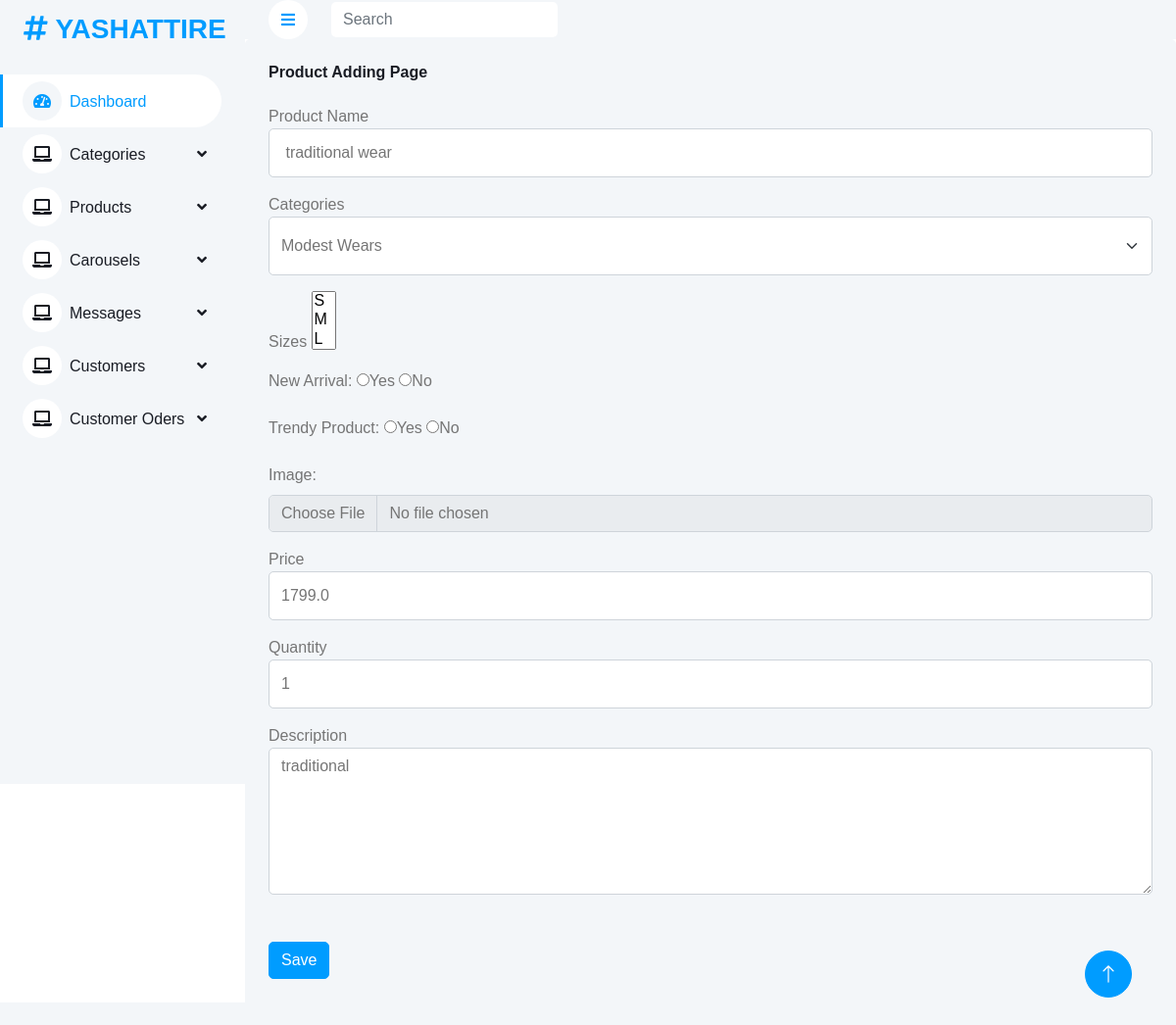
The app's page /MainApp/Edit_product/15/, older data.
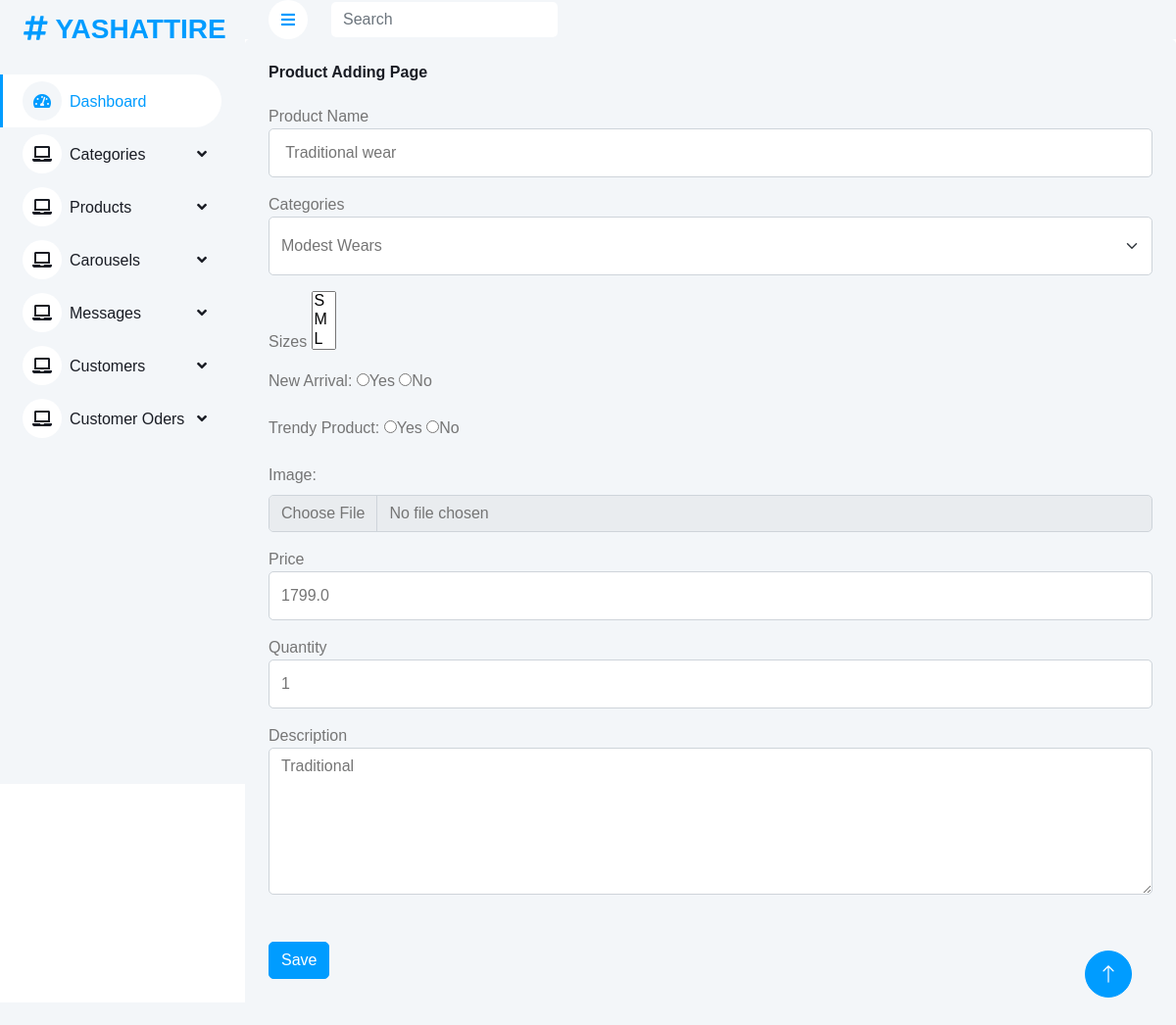
The same page, newer data.
### MainApp/models.py (models this page shows)
class Productdb(models.Model):
    Trending=models.BooleanField(default=False)
    New_Arival=models.BooleanField(default=False)
    P_name = models.CharField(max_length=25, null=True, blank=True)
    Category = models.CharField(max_length=15, null=True, blank=True)
    p_image = models.ImageField(upload_to="p_image")
    Price = models.FloatField(null=True, blank=True,max_length=10)
    Quantity = models.CharField(max_length=20, null=True, blank=True)
    Description = models.CharField(max_length=25, null=True, blank=True)

### MainApp/views.py (the view)
# urls.py: path('Edit_product/<int:dataid>/',views.Edit_product,name="Edit_product"),
def Edit_product(request, dataid):
    data = Productdb.objects.get(id=dataid)
    category_data = CategoryDb.objects.all()
    sizes=PRODUCT_SIZES
    return render(request,"Edit_product.html", {'data':data,'category_data':category_data,'sizes':sizes})

### MainApp/Templates/Edit_Product.html (shortened to what this page needs)
<!DOCTYPE html>
{% extends 'Admin_homepage.html' %}
{% block content %}
<html lang="en">
<head>
</head>
<body>
    <div class="bg-light rounded h-100 p-4">
        <h6 class="mb-4">Product Adding Page</h6>
        <form method="post" action="{% url 'Update_product' dataid=data.id %}" enctype="multipart/form-data">
        <div class="form-group mb-3">
            <label for="floatingTextarea">Product Name</label>
            <input type="text" class="form-control" id="text" placeholder="" style="height: 50px;" name="Product" value="{{data.P_name}}">
        </div>
        <div class="form-group mb-3 ">
            <label for="floatingTextarea">Categories</label>
            <select class="form-select" id="floatingSelect" aria-label="Floating label select example"  style="height: 60px;" name="category" >
                {% for i in category_data %}
                <option selected="" >{{i.c_name}}</option>
                {% endfor %}
            </select>
        </div>
        <div class="form-group mb-3 ">
            <label for="floatingTextarea">Sizes</label>
            <select multiple class="SlectBox" id="size" aria-label="Floating label select example" style="height: 60px;" name="sizes">
                {% for i in sizes %}
                <option  value="{{i.0}}" >{{i.1}}</option>
                {% endfor %}
            </select>
        </div>
        <div id="wrapper">
            <label for="yes_no">New Arrival:</label>
            <input type="radio" name="New" value="yes" >Yes
            <input type="radio" name="New" value="No">No
        </div><br>
        <div id="wrapper">
            <label for="yes_no">Trendy Product:</label>
            <input type="radio" name="trendy" value="yes" >Yes
            <input type="radio" name="trendy" value="No">No
        </div><br>
        <div class="mb-3">
            <label for="file" class="form-label" >Image:</label>
            <input type="file" class="form-control" id="file" name="p_image" value="{{data.p_image}}" src="{{data.P_name}}">
        </div>
        <div class="form-group mb-3">
            <label for="floatingInput">Price</label>
            <input type="text" class="form-control" id="floatingInput" placeholder=""  style="height: 50px;" name="price" value="{{data.Price}}">
        </div>
        <div class="form-group mb-3">
            <label for="floatingInput">Quantity</label>
            <input type="text" class="form-control" id="floatingInput" placeholder="" style="height: 50px;" name="quantity" value="{{data.Quantity}}">
        </div>
        <div class="form-group">
            <label for="floatingTextarea" >Description</label>
            <textarea class="form-control" placeholder="" id="floatingTextarea" style="height: 150px;" name="description" >{{data.Description}}</textarea>
        </div><br><br>
        <button type="submit" class="btn btn-primary">Save</button>
    </div>
</body>
</html>
{% endblock %}

Row changes from the older to the newer data that the page shows:
changed Productdb: Product "traditional wear" → "Traditional wear"; description "traditional" → "Traditional"
